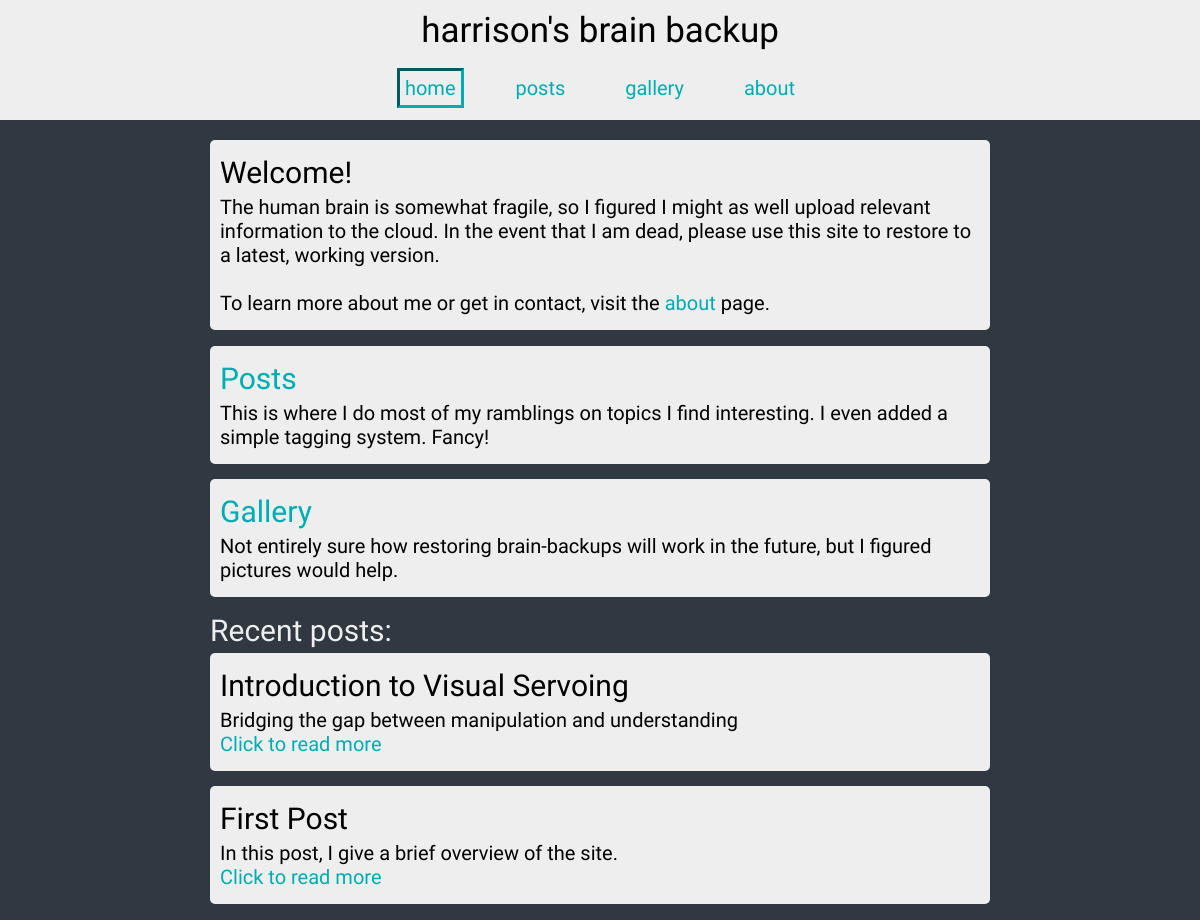
The page / on the database its author committed.
### tables this page shows
CREATE TABLE post (
    id INTEGER PRIMARY KEY AUTOINCREMENT,
    created TIMESTAMP DEFAULT CURRENT_TIMESTAMP,
    title TEXT NOT NULL UNIQUE,
    description TEXT NOT NULL,
    body TEXT NOT NULL
);

### brainbackup/routes.py (the view)
@with_appcontext
@current_app.route('/')
def home():
    posts = db.get_posts(orderByDate=True, limit=2)
    return render_template('home.html', current='home', posts=posts)

### brainbackup/db.py (called while the page is built, shortened)
def get_db():
    if 'db' not in g:
        g.db = sqlite3.connect(
            app.config['DATABASE_URI'],
            detect_types=sqlite3.PARSE_DECLTYPES
        )
        g.db.row_factory = sqlite3.Row
    return g.db

def query_db(query, args=()):
    cur = get_db().execute(query, args)
    rv = cur.fetchall()
    cur.close()
    return rv

def get_posts(startDate=None, endDate=None, orderByDate=True, \
              tags=None, id=None, values=["*"], limit=None):
    query = 'SELECT '
    args = []
    query += ', '.join(values)
    query += ' FROM post '
    firstInList = True
    if startDate:
        query += 'WHERE '
        query += '? <= created '
        args.append(startDate)
        firstInList = False
    if orderByDate:
        query += 'ORDER BY created DESC '
    if limit:
        query += 'LIMIT ? '
        args.append(limit)
    return query_db(query, list(args))

### brainbackup/templates/home.html
{% extends 'layout.html' %}
{% block content %}
    <div class="content">
        <div class="content-boxes">
            <div class="post-snippet">
                <h2>Welcome!</h2>
                <div>
                    The human brain is somewhat fragile, so I figured I might as well upload relevant
                    information to the cloud. In the event that I am dead, please use this site to
                    restore to a latest, working version.
                    <br /><br />
                    To learn more about me or get in contact, visit the <a href="/about">about</a> page.
                </div>
            </div>
        </div>
        <div class="content-alternating-boxes">
            <div class="post-snippet">
                <h2><a href="/posts">Posts</a></h2>
                <div>
                    This is where I do most of my ramblings on topics I find interesting. I even added a simple tagging system. Fancy!
                </div>
            </div>
            <div class="post-snippet">
                <h2><a href="/gallery">Gallery</a></h2>
                <div>
                    Not entirely sure how restoring brain-backups will work in the future, but I figured pictures would help.
                </div>
            </div>
        </div>
        <div style="color:  #eeeeee">
            <h2>Recent posts:</h2>
        </div>
        <div class="content-alternating-boxes">
            {% for i in range(posts | length) %}
                {% include 'post-snippet.html' %}
            {% endfor %}
        </div>
    </div>
{% endblock %}

### brainbackup/templates/post-snippet.html
<div class="post-snippet">
    <h2>{{ posts[i].title }}</h2>
    <div>{{ posts[i].description }}</div>
    <a href=" {{ '/post/%s'%posts[i].id }}">Click to read more</a>
</div>

### brainbackup/static/css/main.css (style rules this page uses)
html, body { margin: 0; height: 100%; }
h2 { font: 30px 'Ubuntu', 'Lucida Bright'; margin: 0 0 5px 0; }
a { color: #00adb5; text-decoration: None; }
.content { margin-top: 20px; width: 65%; }
.content-boxes { display: flex; flex-wrap: wrap; justify-content: space-between; }
.content-boxes > div { width: 100%; margin-bottom: 2%; }
.content-alternating-boxes { display: flex; flex-wrap: wrap; justify-content: space-between; }
.content-alternating-boxes > div { width: 47%; margin-bottom: 2%; }
.post-snippet { background-color: #eeeeee; border-radius: 5px; padding: 15px 10px; font: 20px 'Ubuntu', 'Lucida Bright'; }
@media screen and (max-width: 1300px) { .content-alternating-boxes > div { width: 100%; } }

### rows shown on the page
post: title "Introduction to Visual Servoing", description "Bridging the gap between manipulation and understanding"
post: title "First Post", description "In this post, I give a brief overview of the site."
